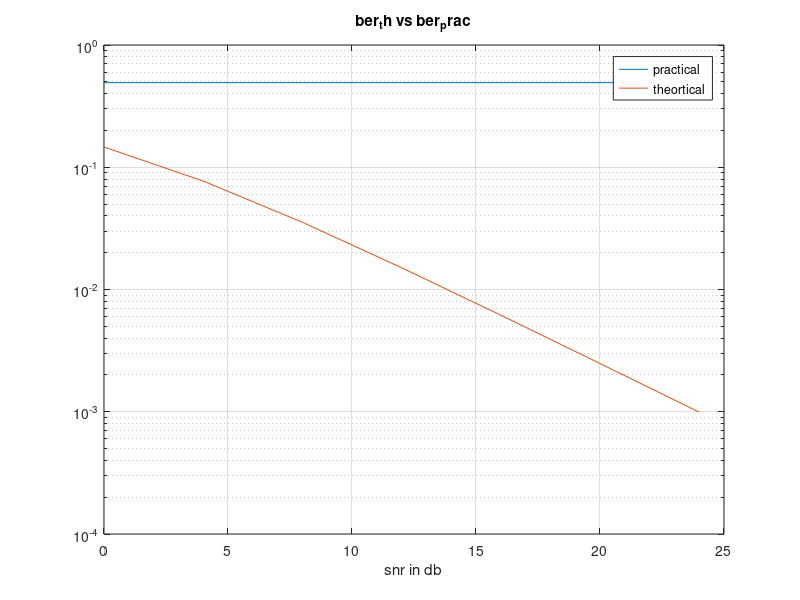

Recreate this plot in MATLAB.
clc;
clear all;
close all;

N = 1000;
x = randi([0,1],1,N);

% convert to bpsk
for i = 1:N 
    if(x(i)==0)
        t(i) = -1;
    else
        t(i)= x(i);
    end
end

h = (randn(1,N) + 1i*randn(1,N))*sqrt(1/2);  %h complex random ; ray light faded channel
n = randn(1,N);                    % noise genrated

snr_db = 0:4:24;
kk =0;




ber_prac = zeros(1, length(snr_db));

for k = 1: length(snr_db)
    
snr_linear(k) = 10.^(snr_db(k)/10);           % converted snr to linear
sigma(k) = 1./(snr_linear(k)).^(1/2);                % find sigma

y = h.*t + sigma(k).*n;                 % find y = channel*bpsk_signal + sigma*noise


% convert y sequence into bpsk take threshold value = 0
% z is your constructed signal
% y is output signal with noise
%bpsk wireless communication
z = y./h;


for i = 1:N
    if(z(i)>0)
        r(i)=1;
    else
        r(i)=-1;
    end
end

ber_th(k) = (1/2)*(1-(snr_linear(k)/(1+snr_linear(k))).^(1/2));

% check bit by bit that r and z is same or not


count_error(k)=0;
for jj=1:N
    if(t(jj)~=r(jj))
        count_error(k)=count_error(k)+1;
%     else
%         count_error;
    end
end
end

ber_prac  = count_error./N;
semilogy(snr_db,ber_prac);
grid on;
hold on;
semilogy(snr_db,ber_th);
title("ber_th vs ber_prac");
xlabel("snr in db");
legend('practical','theortical')